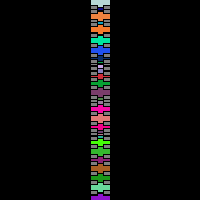
Frame 1 (no input)
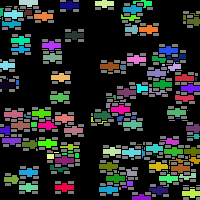
Frame 60 (the mouse pressed at the canvas centre just before this capture)
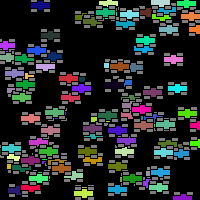
Frame 120 (the mouse held since frame 60 and released just before this capture)

The Processing sketch that drew these frames (run headless with seeded random() and noise(); from frame 60 on, the mouse is pressed at the canvas centre):

// Processing sketch: car
// ── car.pde
//creating car object
Cars c1;
Cars c2;
Cars[] car = new Cars[100];
void setup() {
  size(200,200);
  c1 = new Cars();
  c2 = new Cars();
  car[0] = new Cars();
  for(int i=0; i<car.length;i++) {
    car[i] = new Cars();
  }
}

void draw() {
  background(0);
  c1.display();
  c1.drive();
  c2.display();
  c2.drive();
for(int i=0; i<car.length; i++) {
  car[i].display();
  car[i].drive();
}
}
// ── Cars.pde
class Cars {
  //member variables
  color c;
  float x,y,speed;

  //constructor
  Cars() {
    c = color(random(255),random(255),random(255));
    x = width/2;
    y = random(height);
    speed = random(3);
  }

  //member methods
  void display() {
    rectMode(CENTER);
    fill(c);
    rect(x, y, 20, 10);
    fill(126);
    rect(x-6,y-5,7,4);
    rect(x+7,y-5,7,4);
    rect(x-6,y+5,7,4);
    rect(x+7,y+5,7,4);
  }

  void drive() {
    x = x + speed;
    if (x > width) {
      x = 0;
    }
  }
}
